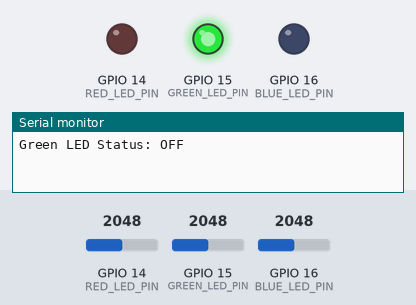
The program below on a simulated ESP32-C3. Parts: output pins drawn as LEDs (lit = HIGH), the last lines printed to the serial monitor. Inputs (shaded band) come from the test bench; at power-on: GPIO 14 (RED_LED_PIN) = 2048, GPIO 15 (GREEN_LED_PIN) = 2048, GPIO 16 (BLUE_LED_PIN) = 2048.

Above: at 3.5 s.
At 5.5 s:
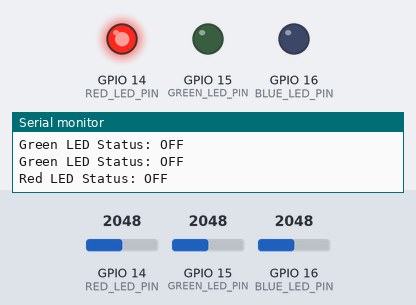
At 7.5 s:
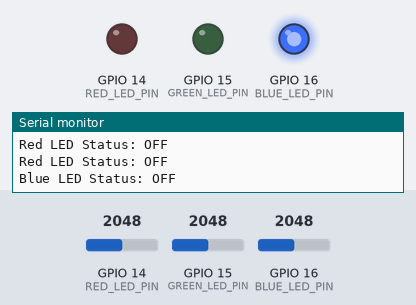
At 8.5 s:
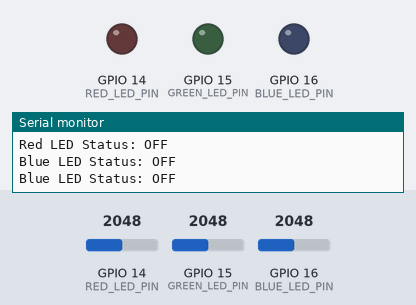
Timing chart, 0 to 10.8 s (numbered marks = the images above):
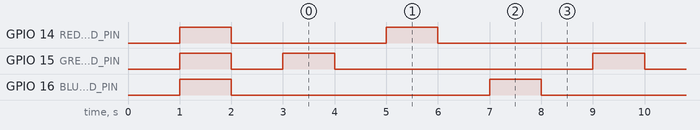

Measured:
- by itself, GPIO 14 (RED_LED_PIN), GPIO 15 (GREEN_LED_PIN): repeats every 6.0 s: HIGH 1.0 s, LOW 5.0 s
- by itself, GPIO 16 (BLUE_LED_PIN): alternates HIGH for 1.0 s and LOW for 5.0 s
- by itself, everything shown: repeats every 6.0 s, in 6 steps

The program:

main.cpp
```cpp
#include <Arduino.h>

constexpr auto RED_LED_PIN = 14;
constexpr auto GREEN_LED_PIN = 15;
constexpr auto BLUE_LED_PIN = 16;
constexpr auto BUZZER_PIN = 17;
constexpr auto USER_EMAIL = "your.email@example.com";

void setup()
{
    pinMode(RED_LED_PIN, INPUT);
    pinMode(GREEN_LED_PIN, INPUT);
    pinMode(BLUE_LED_PIN, INPUT);
    delay(1000);

    analogWrite(RED_LED_PIN, 255);
    analogWrite(GREEN_LED_PIN, 255);
    analogWrite(BLUE_LED_PIN, 255);
    delay(1000);

    analogWrite(RED_LED_PIN, 0);
    analogWrite(GREEN_LED_PIN, 0);
    analogWrite(BLUE_LED_PIN, 0);

    delay(1000);
}

void loop()
{
    // Green LED on for 1 second
    analogWrite(GREEN_LED_PIN, 255);
    Serial.print("Green LED Status: ");
    Serial.println(analogRead(GREEN_LED_PIN) == HIGH ? "ON" : "OFF");
    delay(1000);
    analogWrite(GREEN_LED_PIN, 0);
    Serial.print("Green LED Status: ");
    Serial.println(analogRead(GREEN_LED_PIN) == HIGH ? "ON" : "OFF");
    delay(1000);

    // Red LED on for 1 second
    analogWrite(RED_LED_PIN, 255);
    Serial.print("Red LED Status: ");
    Serial.println(analogRead(RED_LED_PIN) == HIGH ? "ON" : "OFF");
    delay(1000);
    analogWrite(RED_LED_PIN, 0);
    Serial.print("Red LED Status: ");
    Serial.println(analogRead(RED_LED_PIN) == HIGH ? "ON" : "OFF");
    delay(1000);

    // Blue LED on for 1 second
    analogWrite(BLUE_LED_PIN, 255);
    Serial.print("Blue LED Status: ");
    Serial.println(analogRead(BLUE_LED_PIN) == HIGH ? "ON" : "OFF");
    delay(1000);
    analogWrite(BLUE_LED_PIN, 0);
    Serial.print("Blue LED Status: ");
    Serial.println(analogRead(BLUE_LED_PIN) == HIGH ? "ON" : "OFF");
    delay(1000);

}
```
